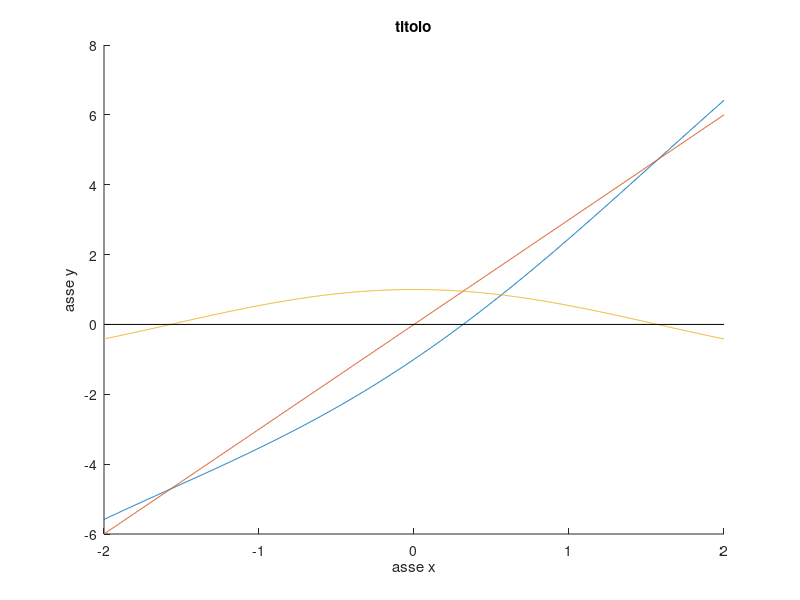

Source code (MATLAB):
%Esempio di file script Matlab per disegnare una funzione
%previamente definita con il comando inline. 
%Uso dei comandi hold on e hold off per sovrapporre 
%piu' grafici nella stessa finestra grafica. Fa uso del comando input.


%DISEGNA Script per tracciare il grafico di una
%        funzione in un intervallo [a,b]
%
% Dati da fornire in ingresso:
%   funs:   stringa contenente l'espressione
%           della funzione (attenzione alle operazioni
%           che necessitano del . (punto)
%   a:      primo estremo
%   b:      secondo estremo
%   n:      numero di nodi equidistanti dell'intervallo
%           in cui viene valutata la funzione 

% Parte di ingresso dati
a = -2;
b = 2;
funs0 = '3*x-cos(x)';
funs1 = '3*x';
funs2 = 'cos(x)';

n = 1001;
%
fun0 = inline(funs0);
fun1 = inline(funs1);
fun2 = inline(funs2);
%
% Definisce il vettore delle ascisse
x = linspace(a, b, n);
%
% Definisce il vettore delle ordinate
y0 = fun0(x);
y1 = fun1(x);
y2 = fun2(x);
%
% Disegna la curva nell'intervallo [a,b]
hold on
plot(x,y0)
plot(x,y1)
plot(x,y2)
title('titolo')
xlabel('asse x')
ylabel('asse y')
% Disegna l'asse x nell'intervallo [a,b]

plot([a,b],[0,0],'k-')
hold off
savefig('esercizio5-rafico1')